Frame 1 (no input): blank canvas, image omitted
Frame 60 (no input): blank canvas, image omitted
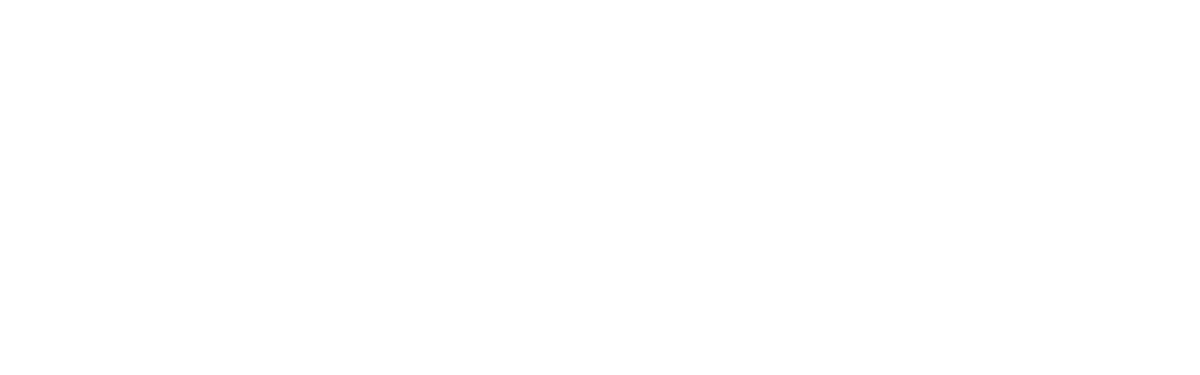
Frame 120 (the mouse pressed at the canvas centre since frame 60)

The p5.js sketch whose frames 1 and 60 were blank and that drew this single picture after the mouse press (run headless with seeded random() and noise() and a simulated clock; from frame 60 on, the mouse is pressed at the canvas centre):

// p5.js sketch
// ── sketch.js

let num = 10000;
let range = 20;
let ax = [];
let ay = [];


function setup() {
  createCanvas(1280, 400);
  for ( let i = 0; i < num; i++ ) {
    ax[i] = width / 2;
    ay[i] = height / 2;
  }
  frameRate(30);
}

function draw() {


  // Mover todos los elementos un lugar a la izquierda
  for ( let i = 1; i < num; i++ ) {
    ax[i - 1] = ax[i];
    ay[i - 1] = ay[i];
  }

  // Poner un nuevo valor al final del arreglo
  ax[num - 1] += random(-range, range);
  ay[num - 1] += random(-range, range);

  // Limitar la posición de todos los puntos a estar dentro de la pantalla
  ax[num - 1] = constrain(ax[num - 1], 0, width);
  ay[num - 1] = constrain(ay[num - 1], 0, height);

  // Dibujar una línea conectando los puntos
  for ( let j = 1; j < num; j++ ) {
    let val = j / num * 204.0 + 51;
    stroke(val);
    line(ax[j - 1], ay[j - 1], ax[j], ay[j]);
  }
}
